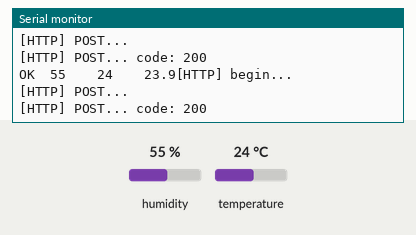
Bench run of a sketch on a simulated ESP8266 (NodeMCU). On the bench: the last lines printed to the serial monitor. The test bench sets the inputs (shaded band); at power-on: humidity 55 %, temperature 24 °C. WiFi joins after 1.5 s; servers stay silent unless stated; uploads are accepted with an empty reply.

Above: at 6.5 s.
6.6 s: humidity set to 22 %
At 10.09 s:
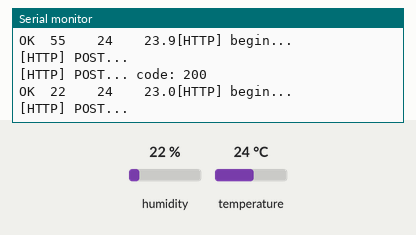
12.1 s: temperature set to 12 °C
At 15.8 s:
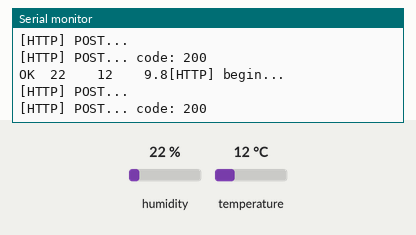
17.6 s: humidity set to 40 %
At 19.4 s:
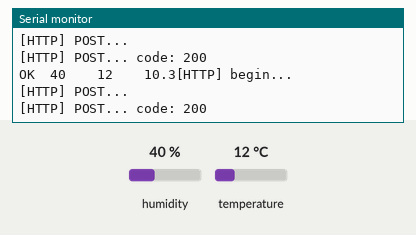
Timing chart, 0 to 20.9 s (numbered marks = the images above; inputs shaded):
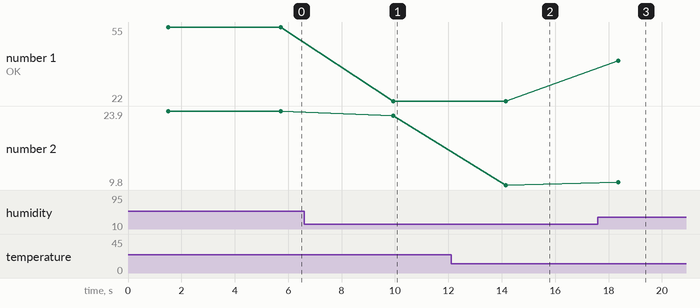

Measured:
- after the input at 6.6 s, the serial monitor: prints a new line after 3.3 s (image 1)
- after the input at 12.1 s, the serial monitor: prints a new line after 2.0 s (image 2)
- after the input at 17.6 s, the serial monitor: prints a new line after 0.76 s (image 3)
- plotted number 1: 55 → 22 after the input at 6.6 s, 22 → 40 after the input at 17.6 s
- plotted number 2: 23.9 → 23 after the input at 6.6 s, 23 → 9.8 after the input at 12.1 s, 9.8 → 10.3 after the input at 17.6 s

The sketch:

http_client_NodeMCU.ino
```cpp
/**
 * BasicHTTPClient.ino
 *
 *  Created on: 25.06.2018
 *
 */

#include <Arduino.h>

#include <ESP8266WiFi.h>
#include <ESP8266WiFiMulti.h>

#include <ESP8266HTTPClient.h>

#include "DHTesp.h"

#ifdef ESP32
#pragma message(THIS EXAMPLE IS FOR ESP8266 ONLY!)
#error Select ESP8266 board.
#endif

DHTesp dht;

ESP8266WiFiMulti WiFiMulti;

const char* ssid = "DIMAp-Visitante";
const char* password = "v1s1t4nt3@d1m4p";
String ORION = "10.9.100.132";

void setup() {
    Serial.begin(115200);
    WiFi.mode(WIFI_STA);
    WiFiMulti.addAP(ssid, password);

    dht.setup(2, DHTesp::DHT11); // Connect DHT sensor to GPIO 2
}

void loop() {


    // wait for WiFi connection
    if((WiFiMulti.run() == WL_CONNECTED)) {

        HTTPClient http;

        int humidity = dht.getHumidity();
        int temperature = dht.getTemperature();
        Serial.print(dht.getStatusString());
        Serial.print("\t");
        Serial.print(humidity, 1);
        Serial.print("\t\t");
        Serial.print(temperature, 1);
        Serial.print("\t\t");
        Serial.print(dht.computeHeatIndex(temperature, humidity, false), 1);

        Serial.print("[HTTP] begin...\n");

        http.begin("http://"+ORION+":1026/v1/updateContext"); //HTTP
        http.addHeader("Content-Type", "application/json");
        http.addHeader("Accept", "application/json");

        Serial.print("[HTTP] POST...\n");

        String context = "{ \"contextElements\": [ { \"type\": \"Coleira\", \"isPattern\": \"false\", \"id\": \"c1\", \"attributes\": [ { \"name\": \"Umidade\", \"type\": \"Int\", \"value\": \""+String(humidity)+"\" }, { \"name\":\"Temperatura\", \"type\": \"Int\", \"value\": \""+String(temperature)+"\" } ] } ], \"updateAction\": \"UPDATE\" }";

        int httpCode = http.POST(context);

        // httpCode will be negative on error
        if(httpCode > 0) {
            // HTTP header has been send and Server response header has been handled
            Serial.printf("[HTTP] POST... code: %d\n", httpCode);

            // file found at server
            if(httpCode == HTTP_CODE_OK) {
                String payload = http.getString();
                Serial.println(payload);
            }
        } else {
            Serial.printf("[HTTP] POST... failed, error: %s\n", http.errorToString(httpCode).c_str());
        }
        http.end();
    }

    delay(4000);
}
```
